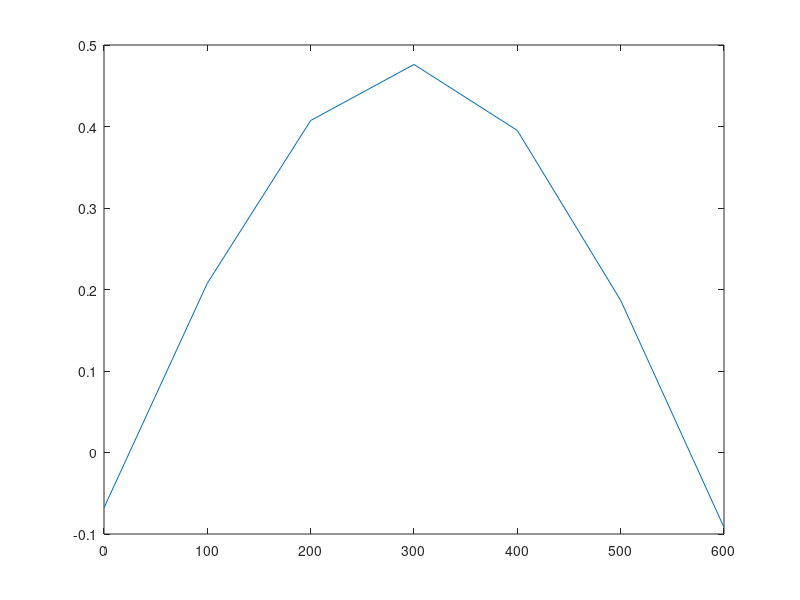

The MATLAB script that drew this image:
function mAprox
  clc;
  vx=[0;30;60];
  vy=[0;0.5;0];
  x=0:100:600;
  for i=1:length(x)
    vecy(i)=fca(x(i),vx,vy);
  endfor
 plot(x,vecy)
end

function y = fca(x,vx,vy)  
  %Elijo las funciones a elelcion
  f1=[1;1;1];
  f2=sin(vx);
  n=length(vx);
  phi(:,1)=f1; % funciones arbitrarias
  phi(:,2)=f2;
  y=0;
  a=inv(phi'*phi)*(phi'*vy);%vy tiene que ser columna
  y=a(1)*1+a(2)*sin(x); % coeficiente n * f'n'
end